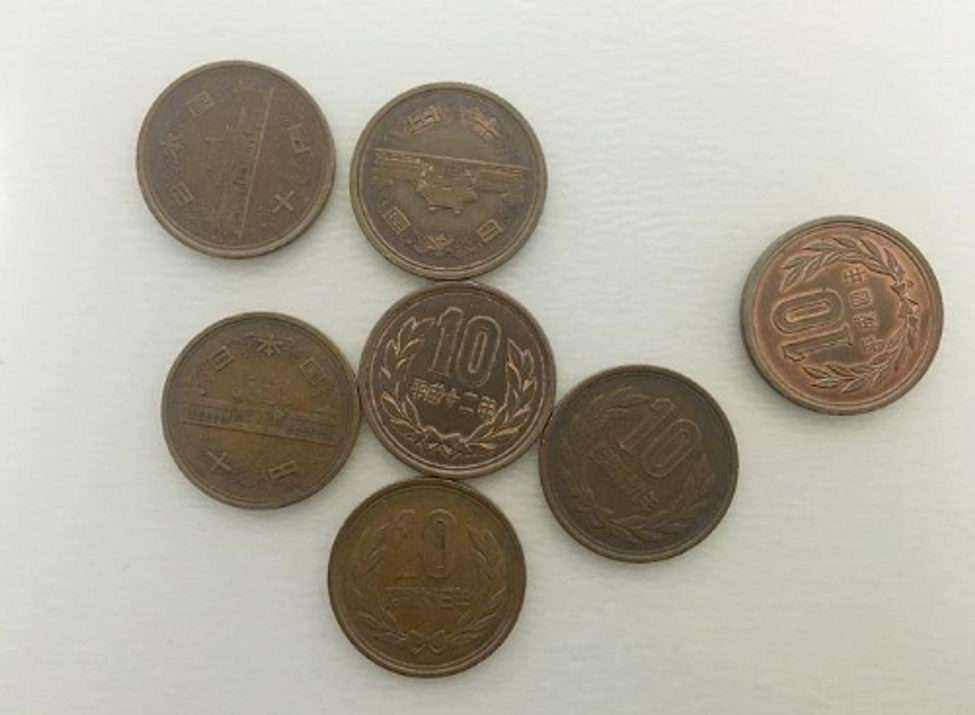
#> input picture Cognitive/Lab6/coin.png, 975 x 715 px, found by its file name
$ python 2.py
#> lines starting #> are read from the running program, lines starting #| are printed output that depends on the picture; after the words box and inside, x2 and y2 are one past the last pixel; in counts of white or black regions, pixels touching at a corner belong together
import cv2
import numpy as np

img = cv2.imread("Cognitive\Lab6\coin.png")
#> img is the input picture: shape (715, 975, 3); mean B, G, R 155.6, 169.6, 174.4
# img = cv2.cvtColor(src=img, code=cv2.COLOR_BGR2GRAY)

scale_percent = 60 # percent of original size
width = int(img.shape[1] * scale_percent / 100)
#> width = 585
height = int(img.shape[0] * scale_percent / 100)
#> height = 429
dim = (width, height)
#> dim = (585, 429)

# resize image
resized = cv2.resize(img, dim, interpolation = cv2.INTER_AREA)

# GaussianBlue
guss = cv2.GaussianBlur(resized, (11, 11), 0)
guss = cv2.cvtColor(src=guss, code=cv2.COLOR_BGR2GRAY)
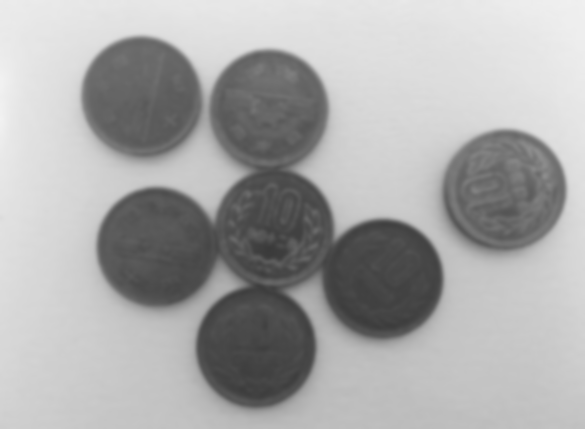
#> guss: shape (429, 585); min 58, max 242, mean 169.4
image_canny = cv2.Canny(resized, 190, 450)
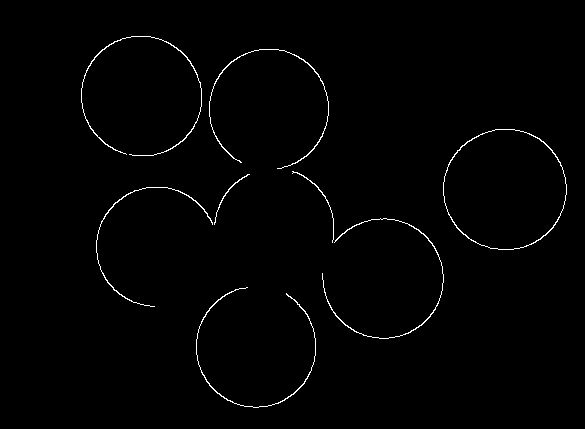
#> image_canny: shape (429, 585); 1% white in thin lines or dots, all inside (x1, y1, x2, y2) = (81, 36, 567, 408)
contour, hierarchy = cv2.findContours(image_canny, cv2.RETR_EXTERNAL, cv2.CHAIN_APPROX_SIMPLE)
#> contour = 8 contours; box (x1, y1, x2, y2) and area: (443, 129, 567, 250) 11638, (81, 36, 202, 156) 102, (196, 287, 316, 408) 98, (209, 49, 329, 169) 96, (322, 218, 444, 339) 95, (96, 187, 213, 307) 76, (214, 174, 250, 225) 26, (292, 171, 334, 243) 24
resized = cv2.drawContours(resized, contour, -1, (255, 0, 0), 2)
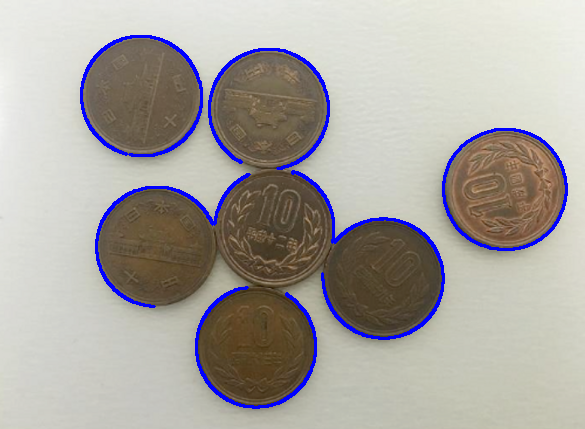
#> resized: shape (429, 585, 3); mean B, G, R 160, 165.2, 169.8

print(f"The count of coins is {len(contour)}")
#| The count of coins is 8

cv2.imshow('Blur', guss)
cv2.imshow("Canny", image_canny)
cv2.imshow("contoured", resized)

# print(hierarchy)
cv2.waitKey()
cv2.destroyAllWindows()
